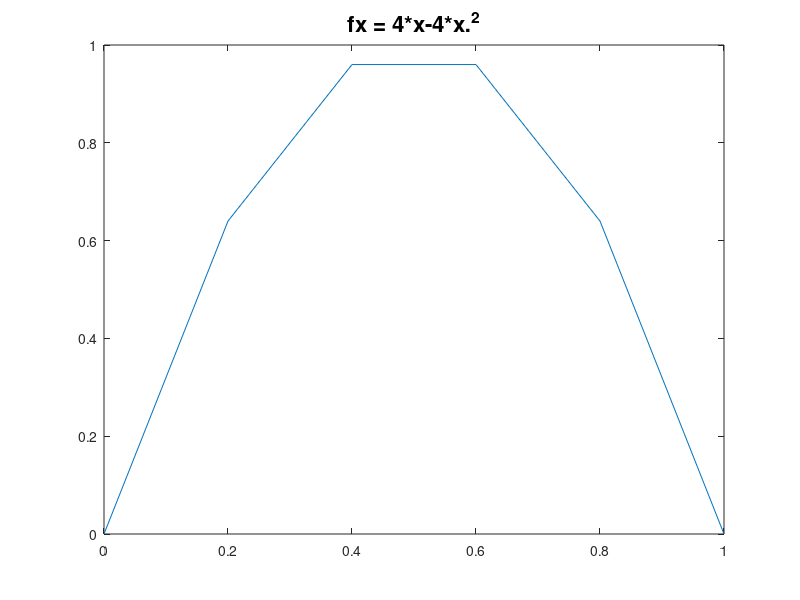

This figure's MATLAB source: (Note: this script raises an error after producing the figure.)
L=1;
T=0.333;
c=1;
N=5;
h=L/N;
M=10;
k=T/M;
r=c^2*k/h^2

x=[0:h:L]';
t=[0:k:T];
fx='4*x-4*x.^2';
g1x='0';
g2x='0';
f=inline(fx,'x');
g1=inline(g1x,'t');
g2=inline(g2x,'t');
figure(1)
plot(x,f(x));
a=title(['fx = ' fx]);
set(a,'FontSize',16);

n=length(x);
m=length(t);
u=zeros(n,m);
u(2:n-1,1)=f(x(2:n-1));
u(1,1:m)=g1(t);
u(n,1:m)=g2(t);
% set up Crank-Nickolson coef matrix

d=(2+2*r)*ones(n-2,1);
b=-r*ones(n-2,1);
c=b;
% LU factorization
[alf,bet]=lu_tri(d,b,c);

for j=1:m-1
    rhs=r*(u(1:n-2,j)+u(3:n,j)) +(2-2*r)*u(2:n-1,j);
    rhs(1) = rhs(1)+r*u(1,j+1);
    rhs(n-2)=rhs(n-2)+r*u(n,j+1);
% Forward substitution
z=forw_tri(rhs,bet);
% Back substitution
y_b=back_tri(z,alf,c);
    for i=2:n-1
      u(i,j+1)=y_b(i-1);
    end
end
figure(2)
wavei(u',x,t);
shading interp;
a=xlabel('x');
set(a,'Fontsize',14);
a=ylabel('t');
set(a,'Fontsize',14);
a=title(['Crank-Nicholson - r =' num2str(r)]);
set(a,'Fontsize',16);
colormap;

dn=floor(n/10);
figure(3)
surf(t,x,u);
shading interp;
a=ylabel('x');
set(a,'Fontsize',14);
a=xlabel('t');
set(a,'Fontsize',14);
a=title(['Crank-Nicholson - r =' num2str(r)]);
set(a,'Fontsize',16);

figure(4)
mesh(t,x,u);

a=ylabel('x');
set(a,'Fontsize',14);
a=xlabel('t');
set(a,'Fontsize',14);
a=title(['Crank-Nicholson - r =' num2str(r)]);
set(a,'Fontsize',16);
